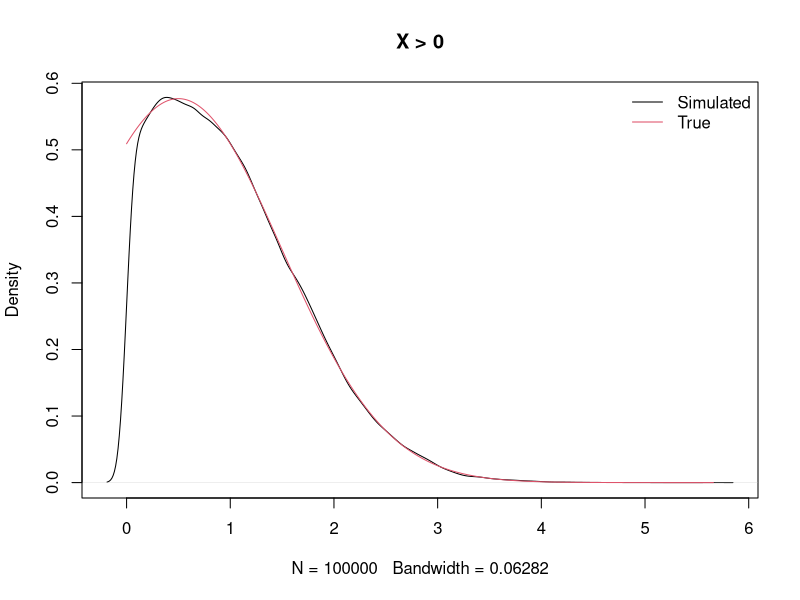

This chart was generated by the following R code:
rtn <- function(n,b,a,mu,Sigma){
  u <- runif(n)
  g <- pnorm((b-mu)/Sigma) - pnorm((a-mu)/Sigma)
  x <-qnorm((g) * u + pnorm((a-mu)/Sigma))*Sigma + mu 
}



x<- rtn(n=100000,b=100,a=0,mu = 0.5,Sigma = 1)

mu = 0.5
Sigma = 1
b=100
a=0


x<-sort(x)
true_den <- dnorm((x-mu)/Sigma)/(pnorm((b-mu)/Sigma) - pnorm((a-mu)/Sigma))

plot(density(x),col = 1,main="X > 0")
lines(x,true_den,col = 2,type = "l")
legend('topright',legend=c('Simulated','True'),col=1:2,lty=1,bty='n')



